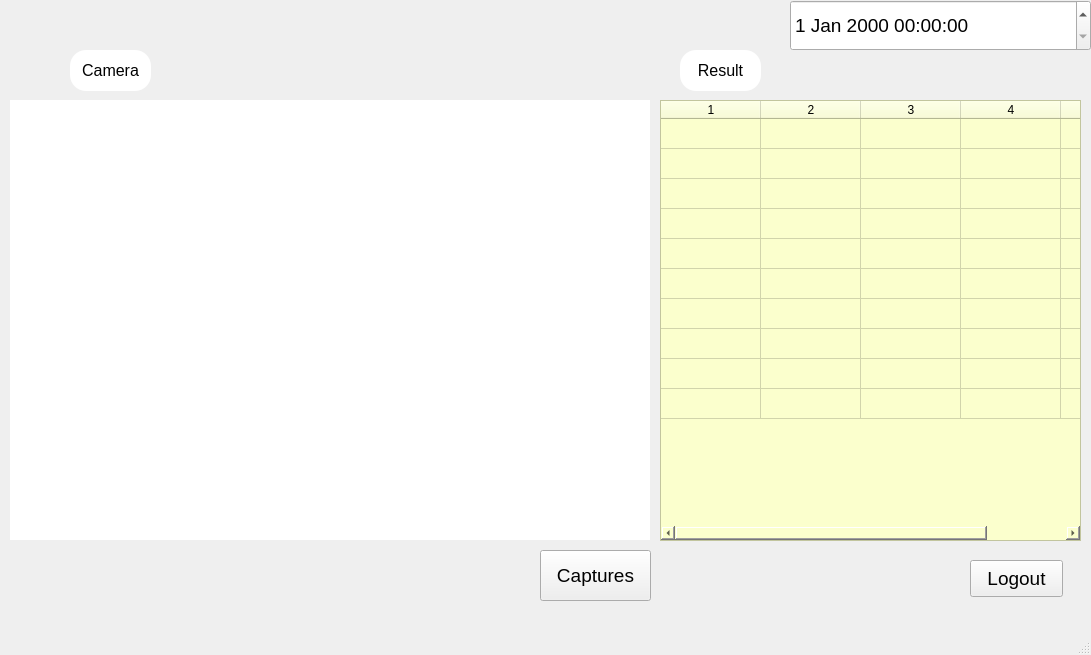
<?xml version="1.0" encoding="UTF-8"?>
<ui version="4.0">
 <class>MainWindow</class>
 <widget class="QMainWindow" name="MainWindow">
  <property name="geometry">
   <rect>
    <x>0</x>
    <y>0</y>
    <width>1091</width>
    <height>655</height>
   </rect>
  </property>
  <property name="windowTitle">
   <string>MainWindow</string>
  </property>
  <widget class="QWidget" name="centralwidget">
   <widget class="QDateTimeEdit" name="dateTimeEdit">
    <property name="geometry">
     <rect>
      <x>790</x>
      <y>0</y>
      <width>301</width>
      <height>51</height>
     </rect>
    </property>
    <property name="font">
     <font>
      <pointsize>14</pointsize>
     </font>
    </property>
   </widget>
   <widget class="QLabel" name="lbl_img">
    <property name="geometry">
     <rect>
      <x>10</x>
      <y>100</y>
      <width>640</width>
      <height>440</height>
     </rect>
    </property>
    <property name="styleSheet">
     <string notr="true">background-color:#fff</string>
    </property>
    <property name="text">
     <string/>
    </property>
   </widget>
   <widget class="QLabel" name="lbl_manual_cam">
    <property name="geometry">
     <rect>
      <x>70</x>
      <y>50</y>
      <width>81</width>
      <height>41</height>
     </rect>
    </property>
    <property name="font">
     <font>
      <pointsize>12</pointsize>
     </font>
    </property>
    <property name="styleSheet">
     <string notr="true">background-color:#fff;
border-radius:16px;
</string>
    </property>
    <property name="text">
     <string>Camera</string>
    </property>
    <property name="alignment">
     <set>Qt::AlignCenter</set>
    </property>
   </widget>
   <widget class="QTableWidget" name="table_result">
    <property name="geometry">
     <rect>
      <x>660</x>
      <y>100</y>
      <width>421</width>
      <height>441</height>
     </rect>
    </property>
    <property name="styleSheet">
     <string notr="true">background-color:rgb(251, 255, 205)</string>
    </property>
    <property name="rowCount">
     <number>10</number>
    </property>
    <property name="columnCount">
     <number>5</number>
    </property>
    <attribute name="horizontalHeaderVisible">
     <bool>true</bool>
    </attribute>
    <attribute name="horizontalHeaderCascadingSectionResizes">
     <bool>false</bool>
    </attribute>
    <attribute name="horizontalHeaderHighlightSections">
     <bool>true</bool>
    </attribute>
    <attribute name="verticalHeaderVisible">
     <bool>false</bool>
    </attribute>
    <row/>
    <row/>
    <row/>
    <row/>
    <row/>
    <row/>
    <row/>
    <row/>
    <row/>
    <row/>
    <column/>
    <column/>
    <column/>
    <column/>
    <column/>
   </widget>
   <widget class="QLabel" name="lbl_manual_cam_2">
    <property name="geometry">
     <rect>
      <x>680</x>
      <y>50</y>
      <width>81</width>
      <height>41</height>
     </rect>
    </property>
    <property name="font">
     <font>
      <pointsize>12</pointsize>
     </font>
    </property>
    <property name="styleSheet">
     <string notr="true">background-color:#fff;
border-radius:16px;
</string>
    </property>
    <property name="text">
     <string>Result</string>
    </property>
    <property name="alignment">
     <set>Qt::AlignCenter</set>
    </property>
   </widget>
   <widget class="QPushButton" name="btnLogout">
    <property name="geometry">
     <rect>
      <x>970</x>
      <y>560</y>
      <width>93</width>
      <height>37</height>
     </rect>
    </property>
    <property name="font">
     <font>
      <pointsize>14</pointsize>
     </font>
    </property>
    <property name="text">
     <string>Logout</string>
    </property>
   </widget>
   <widget class="QPushButton" name="btnCapture">
    <property name="geometry">
     <rect>
      <x>540</x>
      <y>550</y>
      <width>111</width>
      <height>51</height>
     </rect>
    </property>
    <property name="font">
     <font>
      <pointsize>14</pointsize>
     </font>
    </property>
    <property name="text">
     <string>Captures</string>
    </property>
   </widget>
  </widget>
  <widget class="QMenuBar" name="menubar">
   <property name="geometry">
    <rect>
     <x>0</x>
     <y>0</y>
     <width>1091</width>
     <height>26</height>
    </rect>
   </property>
  </widget>
  <widget class="QStatusBar" name="statusbar"/>
 </widget>
 <resources/>
 <connections/>
</ui>
